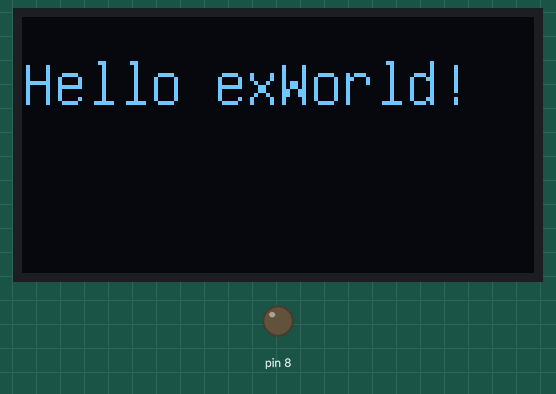
Recording of a sketch running on a simulated Arduino Uno, built with avr-gcc and run on an emulated ATmega328P. Parts: 128×64 one-colour display, output pins drawn as LEDs (lit = HIGH).

Above: at 0.2 s.

The sketch:

exScooter.ino
```cpp
/*
 Name:		exScooter.ino
 Created:	10/03/2018 9:37:20 AM
 Author:	Maciek
*/

/*

HelloWorld.pde

"Hello World!" example code.

*/


#include "U8glib.h"
U8GLIB_SH1106_128X64 u8g(U8G_I2C_OPT_DEV_0 | U8G_I2C_OPT_FAST); // Dev 0, Fast I2C / TWI


void draw(void) {
	// graphic commands to redraw the complete screen should be placed here
	u8g.setFont(u8g_font_unifont);
	//u8g.setFont(u8g_font_osb21);
	u8g.drawStr(0, 22, "Hello exWorld!");
}

void setup(void) {
	// flip screen, if required
	// u8g.setRot180();

	// set SPI backup if required
	//u8g.setHardwareBackup(u8g_backup_avr_spi);

	// assign default color value
	if (u8g.getMode() == U8G_MODE_R3G3B2) {
		u8g.setColorIndex(255);     // white
	}
	else if (u8g.getMode() == U8G_MODE_GRAY2BIT) {
		u8g.setColorIndex(3);         // max intensity
	}
	else if (u8g.getMode() == U8G_MODE_BW) {
		u8g.setColorIndex(1);         // pixel on
	}
	else if (u8g.getMode() == U8G_MODE_HICOLOR) {
		u8g.setHiColorByRGB(255, 255, 255);
	}

	pinMode(8, OUTPUT);
}

void loop(void) {
	// picture loop
	u8g.firstPage();
	do {
		draw();
	} while (u8g.nextPage());

	// rebuild the picture after some delay
	//delay(50);
}
```
